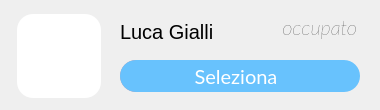
<?xml version="1.0" encoding="UTF-8"?>
<ui version="4.0">
 <class>Form</class>
 <widget class="QWidget" name="Form">
  <property name="geometry">
   <rect>
    <x>0</x>
    <y>0</y>
    <width>380</width>
    <height>110</height>
   </rect>
  </property>
  <property name="windowTitle">
   <string>Form</string>
  </property>
  <widget class="QWidget" name="widget" native="true">
   <property name="geometry">
    <rect>
     <x>0</x>
     <y>0</y>
     <width>380</width>
     <height>110</height>
    </rect>
   </property>
   <property name="sizePolicy">
    <sizepolicy hsizetype="Fixed" vsizetype="Fixed">
     <horstretch>0</horstretch>
     <verstretch>0</verstretch>
    </sizepolicy>
   </property>
   <property name="minimumSize">
    <size>
     <width>380</width>
     <height>110</height>
    </size>
   </property>
   <property name="maximumSize">
    <size>
     <width>380</width>
     <height>116</height>
    </size>
   </property>
   <property name="styleSheet">
    <string notr="true">border-radius: 22px;
background-color:#fff9be;
border-width:0px;

QLabel{
border-width:0;
font: 20pt &quot;Lato Light&quot;;
}
QLineEdit{
border-width:0;
font: 14pt &quot;Lato Light&quot;;
}
QComboBox{
border-width:0;
font: 14pt &quot;Lato Light&quot;;
}
QAbstractItemView {
    border: 3px solid  rgb(104, 194, 253);  
border-radius:8px;
  selection-background-color:  rgb(104, 194, 253);
margin:-2px;
text-align:center;
border-width:5;
}</string>
   </property>
   <widget class="QLabel" name="iconLabel">
    <property name="geometry">
     <rect>
      <x>17</x>
      <y>14</y>
      <width>84</width>
      <height>84</height>
     </rect>
    </property>
    <property name="sizePolicy">
     <sizepolicy hsizetype="MinimumExpanding" vsizetype="MinimumExpanding">
      <horstretch>0</horstretch>
      <verstretch>0</verstretch>
     </sizepolicy>
    </property>
    <property name="minimumSize">
     <size>
      <width>84</width>
      <height>84</height>
     </size>
    </property>
    <property name="maximumSize">
     <size>
      <width>84</width>
      <height>84</height>
     </size>
    </property>
    <property name="cursor">
     <cursorShape>PointingHandCursor</cursorShape>
    </property>
    <property name="styleSheet">
     <string notr="true">border-radius: 16px;
background-color: rgba(255, 255, 255, 255);</string>
    </property>
    <property name="text">
     <string/>
    </property>
    <property name="pixmap">
     <pixmap resource="res/res.qrc">:/icons/shield_FILL1_wght500_GRAD200_opsz48_risultato.png</pixmap>
    </property>
    <property name="scaledContents">
     <bool>true</bool>
    </property>
    <property name="alignment">
     <set>Qt::AlignCenter</set>
    </property>
    <property name="margin">
     <number>10</number>
    </property>
    <property name="indent">
     <number>10</number>
    </property>
   </widget>
   <widget class="QLabel" name="nomeLabel">
    <property name="geometry">
     <rect>
      <x>120</x>
      <y>16</y>
      <width>251</width>
      <height>31</height>
     </rect>
    </property>
    <property name="styleSheet">
     <string notr="true">font-size: 20px;
text-align: left;
background-color: rgba(255, 255, 255,0);
</string>
    </property>
    <property name="text">
     <string>Luca Gialli</string>
    </property>
    <property name="alignment">
     <set>Qt::AlignLeading|Qt::AlignLeft|Qt::AlignVCenter</set>
    </property>
   </widget>
   <widget class="QPushButton" name="promuoviButton">
    <property name="geometry">
     <rect>
      <x>248</x>
      <y>60</y>
      <width>112</width>
      <height>32</height>
     </rect>
    </property>
    <property name="font">
     <font>
      <family>Lato</family>
      <pointsize>13</pointsize>
      <weight>50</weight>
      <italic>false</italic>
      <bold>false</bold>
     </font>
    </property>
    <property name="cursor">
     <cursorShape>PointingHandCursor</cursorShape>
    </property>
    <property name="autoFillBackground">
     <bool>false</bool>
    </property>
    <property name="styleSheet">
     <string notr="true">QPushButton{
 background-color:rgb(104, 194, 253);
 border-style: solid;
 border-radius:16px;
color: rgb(255, 255, 255);
	font: 13pt &quot;Lato&quot;;
}

QPushButton::hover{


	border-color : rgb(15, 138, 204);
	color: white;
border-width:0;
}

QPushButton::pressed{
	border-color:rgb(104, 194, 253);
	border-width:2;
	background-color : white;
	color:rgb(104, 194, 253);
}
</string>
    </property>
    <property name="text">
     <string>Promuovi</string>
    </property>
   </widget>
   <widget class="QPushButton" name="licenziaButton">
    <property name="geometry">
     <rect>
      <x>120</x>
      <y>60</y>
      <width>112</width>
      <height>32</height>
     </rect>
    </property>
    <property name="font">
     <font>
      <family>Lato</family>
      <pointsize>13</pointsize>
      <weight>50</weight>
      <italic>false</italic>
      <bold>false</bold>
     </font>
    </property>
    <property name="cursor">
     <cursorShape>PointingHandCursor</cursorShape>
    </property>
    <property name="autoFillBackground">
     <bool>false</bool>
    </property>
    <property name="styleSheet">
     <string notr="true">QPushButton{
 background-color:#e39797;
 border-style: solid;
 border-radius:16px;
color: rgb(255, 255, 255);
	font: 13pt &quot;Lato&quot;;
}

QPushButton::hover{


	border-color : rgb(15, 138, 204);
	color: white;
border-width:0;
}

QPushButton::pressed{
	border-color:#e39797;
	border-width:2;
	background-color : white;
	color: #e39797;
}
</string>
    </property>
    <property name="text">
     <string>Licenzia</string>
    </property>
   </widget>
   <widget class="QPushButton" name="selezionaButton">
    <property name="geometry">
     <rect>
      <x>120</x>
      <y>60</y>
      <width>232</width>
      <height>32</height>
     </rect>
    </property>
    <property name="font">
     <font>
      <family>Lato</family>
      <pointsize>15</pointsize>
      <weight>50</weight>
      <italic>false</italic>
      <bold>false</bold>
     </font>
    </property>
    <property name="cursor">
     <cursorShape>PointingHandCursor</cursorShape>
    </property>
    <property name="autoFillBackground">
     <bool>false</bool>
    </property>
    <property name="styleSheet">
     <string notr="true">QPushButton{
 background-color:rgb(104, 194, 253);
 border-style: solid;
 border-radius:16px;
color: rgb(255, 255, 255);
	font: 15pt &quot;Lato&quot;;
}

QPushButton::hover{


	border-color : rgb(15, 138, 204);
	color: white;
border-width:0;
}

QPushButton::pressed{
	border-color:rgb(104, 194, 253);
	border-width:2;
	background-color : white;
	color:rgb(104, 194, 253);
}
</string>
    </property>
    <property name="text">
     <string>Seleziona</string>
    </property>
   </widget>
   <widget class="QLabel" name="occupatoLabel">
    <property name="geometry">
     <rect>
      <x>226</x>
      <y>12</y>
      <width>131</width>
      <height>31</height>
     </rect>
    </property>
    <property name="font">
     <font>
      <family>Lato</family>
      <pointsize>14</pointsize>
      <weight>3</weight>
      <italic>true</italic>
      <bold>false</bold>
     </font>
    </property>
    <property name="styleSheet">
     <string notr="true">font-size: 20px;
text-align: left;
background-color: rgba(255, 255, 255,0);
font: 25 italic 14pt &quot;Lato&quot;;	</string>
    </property>
    <property name="text">
     <string>occupato</string>
    </property>
    <property name="alignment">
     <set>Qt::AlignRight|Qt::AlignTrailing|Qt::AlignVCenter</set>
    </property>
   </widget>
  </widget>
 </widget>
 <resources>
  <include location="res/res.qrc"/>
  <include location="../../../../../../Program Files (x86)/Qt Designer/res/res.qrc"/>
 </resources>
 <connections/>
</ui>
